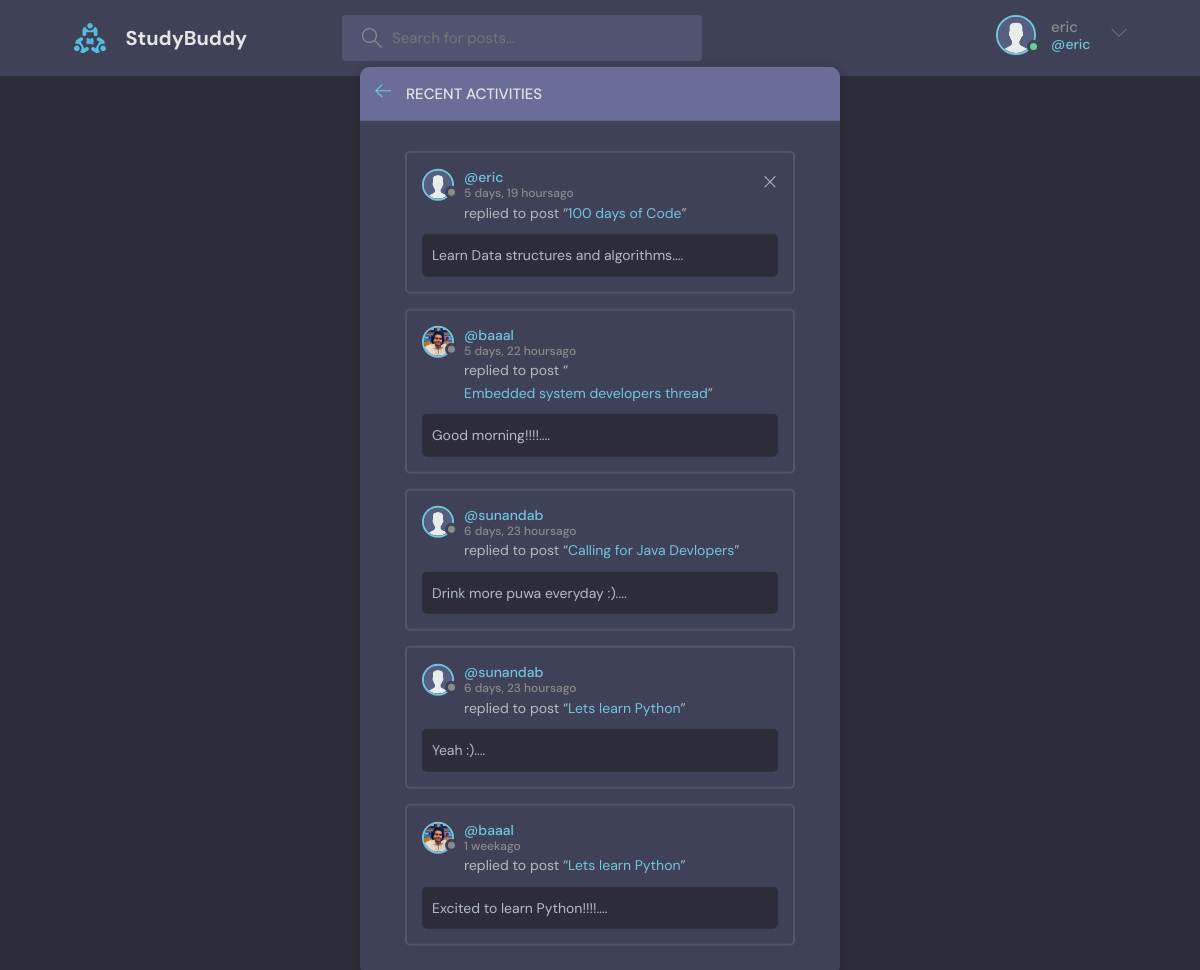
Screenshot of /activity/ (signed in) with the database file from the repository.
### base/models.py (models this page shows)
class User(AbstractUser):
    name = models.CharField(max_length=200,  null=True)
    email = models.EmailField(unique=True)
    bio = models.TextField(null = True)
    avatar = models.ImageField(null = True, default="avatar.svg")
    USERNAME_FIELD = 'email'
    REQUIRED_FIELDS = []

class Message(models.Model):
    user = models.ForeignKey(User, on_delete=models.CASCADE)
    room = models.ForeignKey(Room, on_delete=models.CASCADE)
    body = models.TextField()
    updated = models.DateField(auto_now=True)
    created = models.DateTimeField(auto_now_add=True)
    class Meta:
        ordering = ['-updated', '-created']
    def __str__(self):
        return self.body[0:50]

class Room(models.Model):
    host = models.ForeignKey(User, on_delete=models.SET_NULL, null=True)
    topic = models.ForeignKey(Topic, on_delete=models.SET_NULL, null=True)
    name = models.CharField(max_length=200)
    description = models.TextField(null = True, blank=True)
    participants = models.ManyToManyField(User, related_name='participants', blank=True)
    updated = models.DateTimeField(auto_now=True)
    created = models.DateTimeField(auto_now_add = True)
    class Meta:
        ordering = ['-updated', '-created']
    def __str__(self):
        return self.name

### base/views.py (the view)
# urls.py: path('activity/',views.activityPage, name='activity')
def activityPage(request):
    room_messages = Message.objects.all()
    return render(request, 'base/activity.html', {'room_messages':room_messages})

### base/templates/base/activity.html
{% extends 'main.html' %}
{% block content%}
    <main class="layout">
      <div class="container">
        <div class="layout__box">
          <div class="layout__boxHeader">
            <div class="layout__boxTitle">
              <a href="{% url 'home' %}">
                <svg version="1.1" xmlns="http://www.w3.org/2000/svg" width="32" height="32" viewBox="0 0 32 32">
                  <title>arrow-left</title>
                  <path
                    d="M13.723 2.286l-13.723 13.714 13.719 13.714 1.616-1.611-10.96-10.96h27.625v-2.286h-27.625l10.965-10.965-1.616-1.607z"
                  ></path>
                </svg>
              </a>
              <h3>Recent Activities</h3>
            </div>
          </div>
          <div class="activities-page layout__body">
            {% for message in room_messages %}
            <div class="activities__box">
              <div class="activities__boxHeader roomListRoom__header">
                <a href="{% url 'user-profile' message.user.id %}" class="roomListRoom__author">
                  <div class="avatar avatar--small">
                    <img src="{{message.user.avatar.url}}" />
                  </div>
                  <p>
                    @{{message.user.username}}
                    <span>{{message.created|timesince}}ago</span>
                  </p>
                </a>
                {% if request.user == message.user%}
                <div class="roomListRoom__actions">
                  <a href="{% url 'delete-message' message.id%}">
                    <svg version="1.1" xmlns="http://www.w3.org/2000/svg" width="32" height="32" viewBox="0 0 32 32">
                      <title>remove</title>
                      <path
                        d="M27.314 6.019l-1.333-1.333-9.98 9.981-9.981-9.981-1.333 1.333 9.981 9.981-9.981 9.98 1.333 1.333 9.981-9.98 9.98 9.98 1.333-1.333-9.98-9.98 9.98-9.981z"
                      ></path>
                    </svg>
                  </a>
                </div>
                {% endif %}
              </div>
              <div class="activities__boxContent">
                <p>replied to post “<a href="{% url 'room' message.room.id %}">{{message.room}}</a>”</p>
                <div class="activities__boxRoomContent">
                  {{message}}....
                </div>
              </div>
            </div>
            {% endfor %}
          </div>
        </div>
      </div>
    </main>
{% endblock content%}

### templates/navbar.html (shortened to what this page needs)
{% load static %}
<header class="header header--loggedIn">
    <div class="container">
      <a href="{% url 'home' %}" class="header__logo">
        <img src="{% static 'images/logo.svg' %}" />
        <h1>StudyBuddy</h1>
      </a>
      <form class="header__search" method="GET" action="{% url 'home' %}">
        <label>
          <input type="text" name="q" placeholder="Search for posts..." />
        </label>
      </form>
      <nav class="header__menu">
        {% if request.user.is_authenticated %}
        <div class="header__user">
          <a href="{% url 'user-profile' request.user.id %}">
            <div class="avatar avatar--medium active">
              <img src="{{request.user.avatar.url}}" />
            </div>
            <p>{{request.user.username}} <span>@{{request.user.username}}</span></p>
          </a>
          <button class="dropdown-button">
            <svg version="1.1" xmlns="http://www.w3.org/2000/svg" width="32" height="32" viewBox="0 0 32 32">
              <title>chevron-down</title>
              <path d="M16 21l-13-13h-3l16 16 16-16h-3l-13 13z"></path>
            </svg>
          </button>
        </div>
        {% else %}
        <a href="{% url 'login' %}">
          <img src="{% static 'images/avatar.svg' %}" />
          <p>Login</p>
        </a>
        {% endif %}
      </nav>
    </div>
  </header>

### rows the page displays
User: user.avatar (placeholder picture), user.username "eric"
Message: user.avatar (placeholder picture), user.username "eric", created "5 days, 19 hours", room "100 days of Code", body "Learn Data structures and algorithms"
Message: user.avatar (picture), user.username "baaal", created "5 days, 22 hours", room "Embedded system developers thread", body "Good morning!!!!"
Message: user.avatar (placeholder picture), user.username "sunandab", created "6 days, 23 hours", room "Calling for Java Devlopers", body "Drink more puwa everyday :)"
Message: user.avatar (placeholder picture), user.username "sunandab", created "6 days, 23 hours", room "Lets learn Python", body "Yeah :)"
Message: user.avatar (picture), user.username "baaal", created "1 week", room "Lets learn Python", body "Excited to learn Python!!!!"
